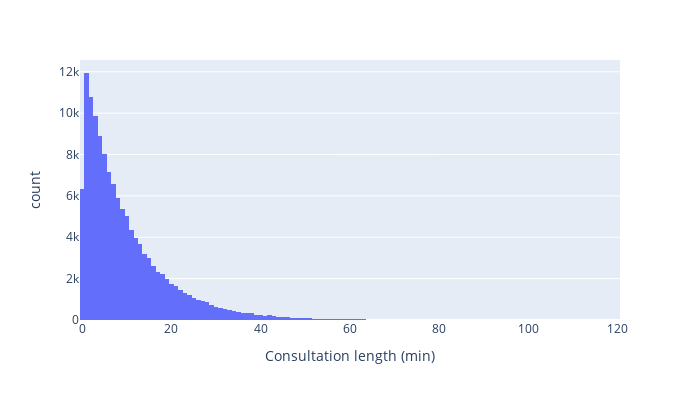

Notebook code for this chart:
### Markdown cell above
Distribution of service times. Based on this, would try exponential, gamma and Weibull distributions.

### Code cell
# Plot histogram of service times
inspect_histogram(series=data["service_mins"],
                  x_lab="Consultation length (min)")

### Figure 1 — Plotly figure (JSON) as saved in the notebook; plotly's stock layout.template omitted (floating-point values rounded to 4 significant figures; data arrays with more than 128 entries replaced by an {"elided": "..."} marker saying what was removed)
{"data": [{"bingroup": "x", "hovertemplate": "Consultation length (min): %{x}<br>Count: %{y}", "legendgroup": "service_mins", "marker": {"color": "#636efa", "pattern": {"shape": ""}}, "name": "", "orientation": "v", "showlegend": true, "type": "histogram", "x": {"elided": "131916 float values"}, "xaxis": "x", "yaxis": "y"}], "layout": {"barmode": "relative", "height": 400, "legend": {"title": {"text": "variable"}, "tracegroupgap": 0}, "margin": {"t": 60}, "showlegend": false, "width": 700, "xaxis": {"anchor": "y", "domain": [0, 1], "title": {"text": "Consultation length (min)"}}, "yaxis": {"anchor": "x", "domain": [0, 1], "title": {"text": "count"}}}}
